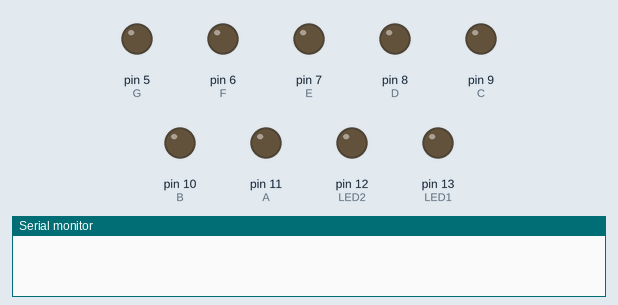
Simulated run of this sketch. Board: Arduino Uno, built with avr-gcc and run on an emulated ATmega328P. Shown: output pins drawn as LEDs (lit = HIGH), the last lines printed to the serial monitor.

Above: at 0.1 s.
At 2.4 s:
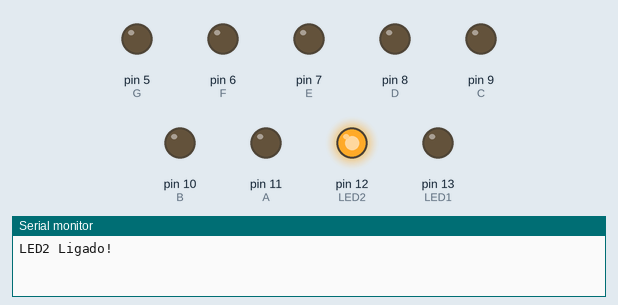
At 5.1 s:
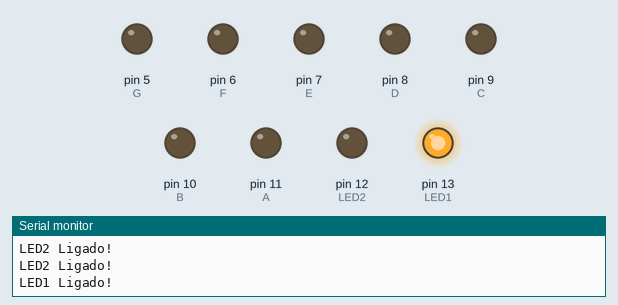
At 10.1 s:
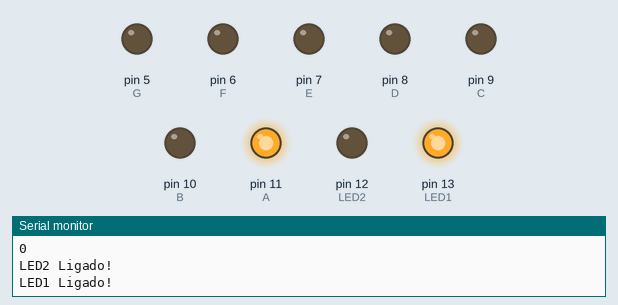
At 37.0 s:
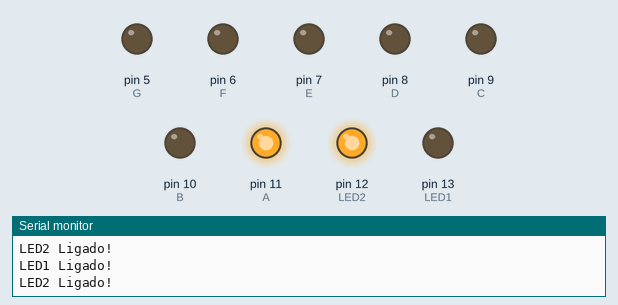
Timing chart, 0 to 38.5 s (numbered marks = the images above):
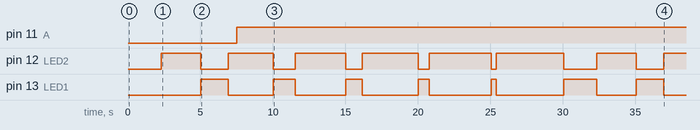

The sketch:

MicroKernel_3Task.ino
```cpp
#include "avr/wdt.h"
#include "TimerOne.h" // Se for simular no TinkerCad, remover e usar registradores

#define NUMBER_OF_TASKS  3
#define TEMPO_MAXIMO_EXECUCAO 100   // 100ms
#define SUCCESS 1
#define FAIL    0
#define SIM 1
#define NAO 0

#define H HIGH
#define L LOW

#define A 11
#define B 10
#define C 9
#define D 8
#define E 7
#define F 6
#define G 5

typedef void(*ptrFunc)();  // Definição ponteiro de função

// Definição da estrutura que contem as informações das tarefas
typedef struct{
  ptrFunc Function;
  uint32_t period;
  bool enableTask;
} TaskHandle;

// Definição do buffer para armazenar as tarefas
TaskHandle* buffer[NUMBER_OF_TASKS];

// Variáveis globais do kernel
volatile uint32_t taskCounter[NUMBER_OF_TASKS];
volatile int16_t TempoEmExecucao;
volatile uint32_t sysTickCounter = 0;
volatile bool TemporizadorEstourou;
volatile bool TarefaSendoExecutada;

int count = 0;
char segs[8];

// Inicializa as variaveis utilizadas pelo kernel
char KernelInit() {
  memset(buffer, NULL, sizeof(buffer));    // Inicializa o buffer para funções
  memset(taskCounter, 0, sizeof(taskCounter));

  TemporizadorEstourou = NAO;
  TarefaSendoExecutada = NAO;

  // Base de tempo para o escalonador
  Timer1.initialize(10000);             // 10ms
  Timer1.attachInterrupt(IsrTimer);    // chama vIsrTimer() quando o timer estoura

  return SUCCESS;
}

// Adiciona uma nova tarefa ao pool
char KernelAdd(TaskHandle* task) {
  int i;

  // Verifica se já existe a tarefa no buffer
  for(i = 0; i < NUMBER_OF_TASKS; i++) {
    if((buffer[i]!=NULL) && (buffer[i] == task)) return SUCCESS;
  }

  // Adiciona a tarefa em um slot vazio
  for(i = 0; i < NUMBER_OF_TASKS; i++) {
    if(!buffer[i]) {
      buffer[i] = task;
      return SUCCESS;
    }
  }
  return FAIL;
}

// Remove a tarefa do pool
char KernelRemoveTask(TaskHandle* task) {
  int i;

  for(i=0; i<NUMBER_OF_TASKS; i++) {
     if(buffer[i] == task) {
        buffer[i] = NULL;
        return SUCCESS;
     }
  }
  return FAIL;
}

// Escalona as terefas
void KernelLoop() {
  int i;

  for (;;) {
    if (TemporizadorEstourou == SIM) {
      for (i = 0; i < NUMBER_OF_TASKS; i++) {
        if (buffer[i] != 0) {
          if (((sysTickCounter - taskCounter[i])>buffer[i]->period) && (buffer[i]->enableTask == SIM)) {
            TarefaSendoExecutada = SIM;
            TempoEmExecucao = TEMPO_MAXIMO_EXECUCAO;
            buffer[i]->Function();
            TarefaSendoExecutada = NAO;
            taskCounter[i] = sysTickCounter;
          }
        }
      }
    }
  }
}

void IsrTimer() {
  int i;
  TemporizadorEstourou = SIM;

  sysTickCounter++;

  // Conta o tempo em que uma tarefa está em execução
  if (TarefaSendoExecutada == SIM) {
    TempoEmExecucao--;
    if (!TempoEmExecucao) {
      // possivelmente a tarefa travou, então, ativa o WDT para reiniciar o micro
      wdt_enable(WDTO_15MS);
      while (1);
    }
  }
}

// =================================== Tarefas =============================================
void LED1() {
  digitalWrite(12, LOW);
  digitalWrite(13, HIGH);
  Serial.println("LED1 Ligado!");
}

void LED2() {
  digitalWrite(13, LOW);
  digitalWrite(12, HIGH);
  Serial.println("LED2 Ligado!");
}

// Task Contador
void Contador() {
  Serial.println(count);
  switch(count) {
    case 0: *segs = "HHHHHHL";
      count++;
    break;
    case 1: *segs = "HHLLLLL";
      count++;
    break;
    case 2: *segs = "HHLHHLH";
      count++;
    break;
    case 3: *segs = "HHHHLLH";
      count++;
    break;
    case 4: *segs = "LHHLLHH";
      count++;
    break;
    case 5: *segs = "HLHHLHH";
      count++;
    break;
    case 6: *segs = "HLHHHHH";
      count++;
    break;
    case 7: *segs = "HHHLLLL";
      count++;
    break;
    case 8: *segs = "HHHHHHH";
      count++;
    break;
    case 9: *segs = "HHHHLHH";
      count = 0;
    break;
  }

  digitalWrite(A, segs[0]);
  digitalWrite(B, segs[1]);
  digitalWrite(C, segs[2]);
  digitalWrite(D, segs[3]);
  digitalWrite(E, segs[4]);
  digitalWrite(F, segs[5]);
  digitalWrite(G, segs[6]);
}

void setup() {
  // put your setup code here, to run once:
  Serial.begin(9600);

  pinMode(13, OUTPUT); // LED1
  pinMode(12, OUTPUT); // LED2

  pinMode(A, OUTPUT); // Segmento1
  pinMode(B, OUTPUT); // Segmento2
  pinMode(C, OUTPUT); // Segmento3
  pinMode(D, OUTPUT); // Segmento4
  pinMode(E, OUTPUT); // Segmento5
  pinMode(F, OUTPUT); // Segmento6
  pinMode(G, OUTPUT); // Segmento7

  TaskHandle task1 = {LED1, 500, SIM};
  TaskHandle task2 = {LED2, 230, SIM};
  TaskHandle task3 = {Contador, 750, SIM};
  KernelInit();
  KernelAdd(&task1);
  KernelAdd(&task2);
  KernelAdd(&task3);
  KernelLoop();
}

void loop() {}
```

Measured:
- by itself, pin 11 (A): LOW → HIGH at 7.5 s
- by itself, pin 12 (LED2): LOW → HIGH at 2.3 s, → LOW 2.7 s later, → HIGH 1.9 s later, → LOW 3.1 s later, … (15 changes in this stretch)
- by itself, pin 13 (LED1): LOW → HIGH at 5.0 s, → LOW 1.9 s later, → HIGH 3.1 s later, → LOW 1.5 s later, … (14 changes in this stretch)
